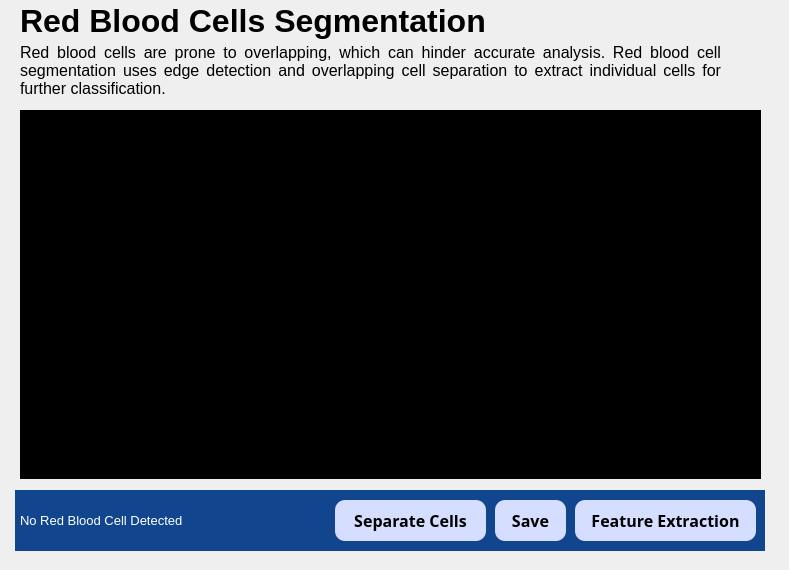
    <widget class="QWidget" name="page">
     <widget class="QLabel" name="label_11">
      <property name="geometry">
       <rect>
        <x>20</x>
        <y>0</y>
        <width>641</width>
        <height>41</height>
       </rect>
      </property>
      <property name="font">
       <font>
        <pointsize>24</pointsize>
        <weight>75</weight>
        <bold>true</bold>
       </font>
      </property>
      <property name="text">
       <string>Red Blood Cells Segmentation</string>
      </property>
     </widget>
     <widget class="QLabel" name="label_9">
      <property name="geometry">
       <rect>
        <x>20</x>
        <y>40</y>
        <width>701</width>
        <height>61</height>
       </rect>
      </property>
      <property name="font">
       <font>
        <pointsize>12</pointsize>
       </font>
      </property>
      <property name="text">
       <string>Red blood cells are prone to overlapping, which can hinder accurate analysis. Red blood cell segmentation uses edge detection and overlapping cell separation to extract individual cells for further classification.</string>
      </property>
      <property name="alignment">
       <set>Qt::AlignJustify|Qt::AlignVCenter</set>
      </property>
      <property name="wordWrap">
       <bool>true</bool>
      </property>
     </widget>
     <widget class="QWidget" name="widget_3" native="true">
      <property name="geometry">
       <rect>
        <x>0</x>
        <y>100</y>
        <width>780</width>
        <height>461</height>
       </rect>
      </property>
      <widget class="QWidget" name="widget_4" native="true">
       <property name="geometry">
        <rect>
         <x>15</x>
         <y>390</y>
         <width>750</width>
         <height>61</height>
        </rect>
       </property>
       <property name="styleSheet">
        <string notr="true">background-color: rgb(17, 70, 143);
border:1px
</string>
       </property>
       <widget class="QPushButton" name="overlapBtn">
        <property name="geometry">
         <rect>
          <x>320</x>
          <y>10</y>
          <width>151</width>
          <height>41</height>
         </rect>
        </property>
        <property name="font">
         <font>
          <family>Malgun Gothic</family>
          <pointsize>12</pointsize>
          <weight>75</weight>
          <bold>true</bold>
         </font>
        </property>
        <property name="cursor">
         <cursorShape>PointingHandCursor</cursorShape>
        </property>
        <property name="styleSheet">
         <string notr="true">border:1px;
border-radius: 10px;
color: rgb(0,0,0);
background-color: rgb(214, 222, 255);</string>
        </property>
        <property name="text">
         <string>Separate Cells</string>
        </property>
       </widget>
       <widget class="QPushButton" name="detectBtn">
        <property name="geometry">
         <rect>
          <x>560</x>
          <y>10</y>
          <width>181</width>
          <height>41</height>
         </rect>
        </property>
        <property name="font">
         <font>
          <family>Malgun Gothic</family>
          <pointsize>12</pointsize>
          <weight>75</weight>
          <bold>true</bold>
         </font>
        </property>
        <property name="cursor">
         <cursorShape>PointingHandCursor</cursorShape>
        </property>
        <property name="styleSheet">
         <string notr="true">border:1px;
border-radius: 10px;
color: rgb(0,0,0);
background-color: rgb(214, 222, 255);</string>
        </property>
        <property name="text">
         <string>Feature Extraction</string>
        </property>
       </widget>
       <widget class="QLabel" name="rbcText">
        <property name="geometry">
         <rect>
          <x>5</x>
          <y>10</y>
          <width>301</width>
          <height>41</height>
         </rect>
        </property>
        <property name="font">
         <font>
          <pointsize>10</pointsize>
         </font>
        </property>
        <property name="styleSheet">
         <string notr="true">color: rgb(255, 255, 255);</string>
        </property>
        <property name="text">
         <string>No Red Blood Cell Detected</string>
        </property>
        <property name="alignment">
         <set>Qt::AlignLeading|Qt::AlignLeft|Qt::AlignVCenter</set>
        </property>
        <property name="wordWrap">
         <bool>true</bool>
        </property>
       </widget>
       <widget class="QPushButton" name="saveBtn">
        <property name="geometry">
         <rect>
          <x>480</x>
          <y>10</y>
          <width>71</width>
          <height>41</height>
         </rect>
        </property>
        <property name="font">
         <font>
          <family>Malgun Gothic</family>
          <pointsize>12</pointsize>
          <weight>75</weight>
          <bold>true</bold>
         </font>
        </property>
        <property name="cursor">
         <cursorShape>PointingHandCursor</cursorShape>
        </property>
        <property name="styleSheet">
         <string notr="true">border:1px;
border-radius: 10px;
color: rgb(0,0,0);
background-color: rgb(214, 222, 255);</string>
        </property>
        <property name="text">
         <string>Save</string>
        </property>
       </widget>
      </widget>
      <widget class="QLabel" name="cellsExtract">
       <property name="geometry">
        <rect>
         <x>20</x>
         <y>10</y>
         <width>741</width>
         <height>369</height>
        </rect>
       </property>
       <property name="autoFillBackground">
        <bool>false</bool>
       </property>
       <property name="styleSheet">
        <string notr="true">background-color: rgb(0, 0, 0);</string>
       </property>
       <property name="text">
        <string/>
       </property>
      </widget>
     </widget>
    </widget>
